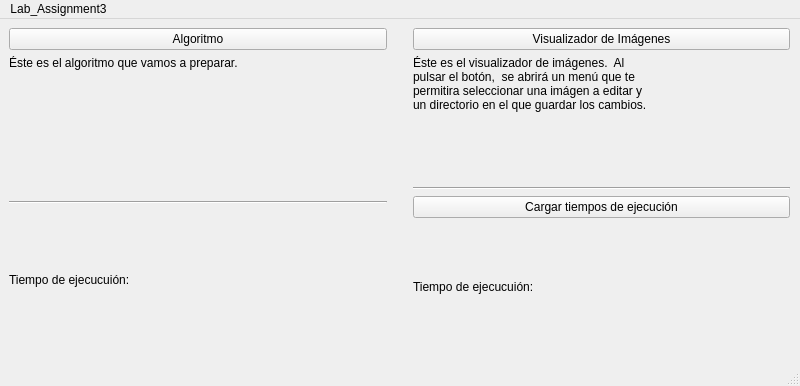
<?xml version="1.0" encoding="UTF-8"?>
<ui version="4.0">
 <class>MainWindow</class>
 <widget class="QMainWindow" name="MainWindow">
  <property name="geometry">
   <rect>
    <x>0</x>
    <y>0</y>
    <width>800</width>
    <height>386</height>
   </rect>
  </property>
  <property name="windowTitle">
   <string>MainWindow</string>
  </property>
  <widget class="QWidget" name="centralwidget">
   <widget class="QWidget" name="horizontalLayoutWidget">
    <property name="geometry">
     <rect>
      <x>9</x>
      <y>9</y>
      <width>781</width>
      <height>321</height>
     </rect>
    </property>
    <layout class="QHBoxLayout" name="horizontalLayout">
     <item>
      <layout class="QVBoxLayout" name="verticalLayout">
       <item>
        <widget class="QPushButton" name="botonAl">
         <property name="text">
          <string>Algoritmo</string>
         </property>
        </widget>
       </item>
       <item>
        <widget class="QLabel" name="infoAl">
         <property name="maximumSize">
          <size>
           <width>241</width>
           <height>280</height>
          </size>
         </property>
         <property name="text">
          <string>Éste es el algoritmo que vamos a preparar.</string>
         </property>
         <property name="alignment">
          <set>Qt::AlignLeading|Qt::AlignLeft|Qt::AlignTop</set>
         </property>
         <property name="wordWrap">
          <bool>true</bool>
         </property>
        </widget>
       </item>
       <item>
        <widget class="Line" name="line">
         <property name="orientation">
          <enum>Qt::Horizontal</enum>
         </property>
        </widget>
       </item>
       <item>
        <widget class="QLabel" name="tExAl">
         <property name="text">
          <string>Tiempo de ejecucuión: </string>
         </property>
        </widget>
       </item>
      </layout>
     </item>
     <item>
      <spacer name="verticalSpacer">
       <property name="orientation">
        <enum>Qt::Vertical</enum>
       </property>
       <property name="sizeHint" stdset="0">
        <size>
         <width>20</width>
         <height>40</height>
        </size>
       </property>
      </spacer>
     </item>
     <item>
      <layout class="QVBoxLayout" name="verticalLayout_2">
       <item>
        <widget class="QPushButton" name="botonVI">
         <property name="text">
          <string>Visualizador de Imágenes</string>
         </property>
        </widget>
       </item>
       <item>
        <widget class="QLabel" name="infoVI">
         <property name="maximumSize">
          <size>
           <width>241</width>
           <height>280</height>
          </size>
         </property>
         <property name="text">
          <string>Éste es el visualizador de imágenes.  Al pulsar el botón,  se abrirá un menú que te permitira seleccionar una imágen a editar y un directorio en el que guardar los cambios.</string>
         </property>
         <property name="alignment">
          <set>Qt::AlignLeading|Qt::AlignLeft|Qt::AlignTop</set>
         </property>
         <property name="wordWrap">
          <bool>true</bool>
         </property>
        </widget>
       </item>
       <item>
        <widget class="Line" name="line_2">
         <property name="orientation">
          <enum>Qt::Horizontal</enum>
         </property>
        </widget>
       </item>
       <item>
        <widget class="QPushButton" name="EjecucionImages">
         <property name="text">
          <string>Cargar tiempos de ejecución</string>
         </property>
        </widget>
       </item>
       <item>
        <widget class="QLabel" name="tExVI">
         <property name="text">
          <string>Tiempo de ejecucuión: </string>
         </property>
        </widget>
       </item>
      </layout>
     </item>
    </layout>
   </widget>
  </widget>
  <widget class="QMenuBar" name="menubar">
   <property name="geometry">
    <rect>
     <x>0</x>
     <y>0</y>
     <width>800</width>
     <height>25</height>
    </rect>
   </property>
   <widget class="QMenu" name="menuLab_Assignment3">
    <property name="title">
     <string>Lab_Assignment3</string>
    </property>
   </widget>
   <addaction name="menuLab_Assignment3"/>
  </widget>
  <widget class="QStatusBar" name="statusbar"/>
 </widget>
 <resources/>
 <connections/>
</ui>
